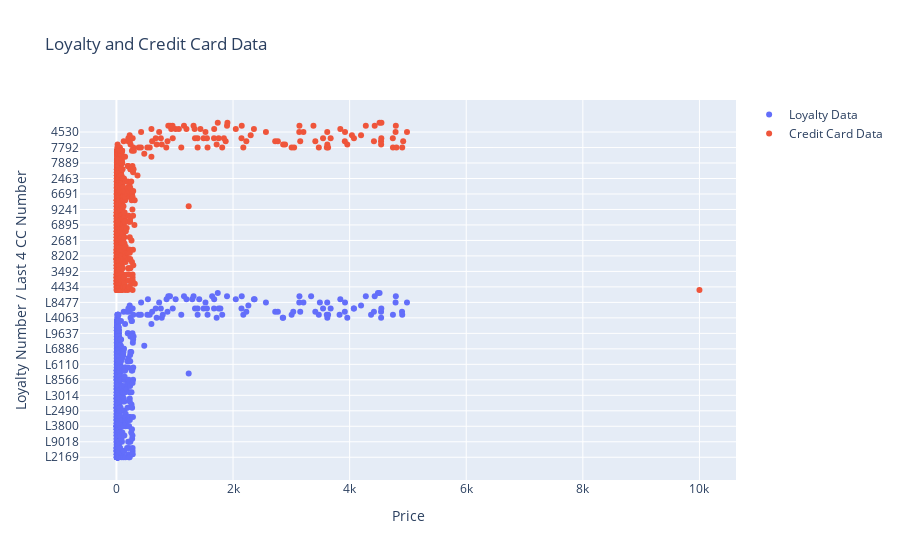

Here is the notebook cell this chart was saved with:
### Markdown cell above
### 1. scatterplot comparing the two based on price to see if there is any similarity between the cards

### Code cell
import plotly.graph_objects as go
import pandas as pd

# Sort dataframes by price column
df_loyalty_sorted = df_loyalty.sort_values('price')
df_cc_sorted = df_cc.sort_values('price')

# Separate date and time for credit card data
df_cc['date'] = pd.to_datetime(df_cc['timestamp']).dt.date
df_cc['time'] = pd.to_datetime(df_cc['timestamp']).dt.time
df_cc_sorted = df_cc.sort_values('price')

# Convert timestamp to numerical format
df_loyalty_sorted['timestamp_numeric'] = pd.to_datetime(df_loyalty_sorted['timestamp'], format='%m/%d/%Y').astype('int64')
df_cc_sorted['timestamp_numeric'] = pd.to_numeric(pd.to_datetime(df_cc_sorted['timestamp']))

# Create hover text for loyalty data
hover_text_loyalty = [
    f"Location: {location}<br>Loyalty Number: {loyaltynum}<br>Price: {price}"
    for location, loyaltynum, price in zip(
        df_loyalty_sorted["location"],
        df_loyalty_sorted["loyaltynum"],
        df_loyalty_sorted["price"]
    )
]

# Create hover text for credit card data
hover_text_cc = [
    f"Location: {location}<br>Last 4 CC Number: {last4ccnum}<br>Price: {price}"
    for location, last4ccnum, price in zip(
        df_cc_sorted["location"],
        df_cc_sorted["last4ccnum"],
        df_cc_sorted["price"]
    )
]

# Create scatter trace for loyalty data
scatter_loyalty = go.Scatter(
    x=df_loyalty_sorted["price"],
    y=df_loyalty_sorted["loyaltynum"],
    mode="markers",
    name="Loyalty Data",
    hovertext=hover_text_loyalty,
    hovertemplate="%{hovertext}<extra></extra>"
)

# Create scatter trace for credit card data
scatter_cc = go.Scatter(
    x=df_cc_sorted["price"],
    y=df_cc_sorted["last4ccnum"],
    mode="markers",
    name="Credit Card Data",
    hovertext=hover_text_cc,
    hovertemplate="%{hovertext}<extra></extra>"
)

# Create layout for the plot
layout = go.Layout(
    title="Loyalty and Credit Card Data",
    xaxis=dict(title="Price"),
    yaxis=dict(title="Loyalty Number / Last 4 CC Number"),
    hovermode="closest"
)

# Create figure and add traces
fig = go.Figure(data=[scatter_loyalty, scatter_cc], layout=layout)

# Show the figure
fig.show()

### Figure 1 — Plotly figure (JSON) as saved in the notebook; plotly's stock layout.template omitted (floating-point values rounded to 4 significant figures; data arrays with more than 128 entries replaced by an {"elided": "..."} marker saying what was removed)
{"data": [{"hovertemplate": "%{hovertext}<extra></extra>", "hovertext": {"elided": "1392 str values"}, "mode": "markers", "name": "Loyalty Data", "type": "scatter", "x": {"elided": "1392 float values"}, "y": {"elided": "1392 str values"}}, {"hovertemplate": "%{hovertext}<extra></extra>", "hovertext": {"elided": "1490 str values"}, "mode": "markers", "name": "Credit Card Data", "type": "scatter", "x": {"elided": "1490 float values"}, "y": {"elided": "1490 int values"}}], "layout": {"hovermode": "closest", "title": {"text": "Loyalty and Credit Card Data"}, "xaxis": {"title": {"text": "Price"}}, "yaxis": {"title": {"text": "Loyalty Number / Last 4 CC Number"}}}}
